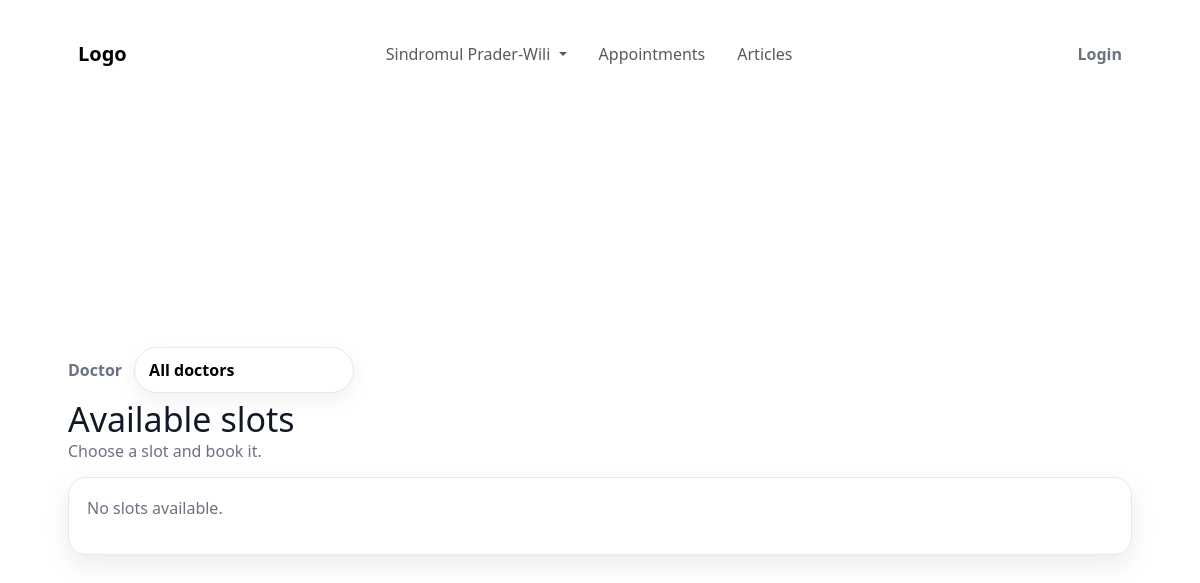
The app's page /appointments/slots/, older data.
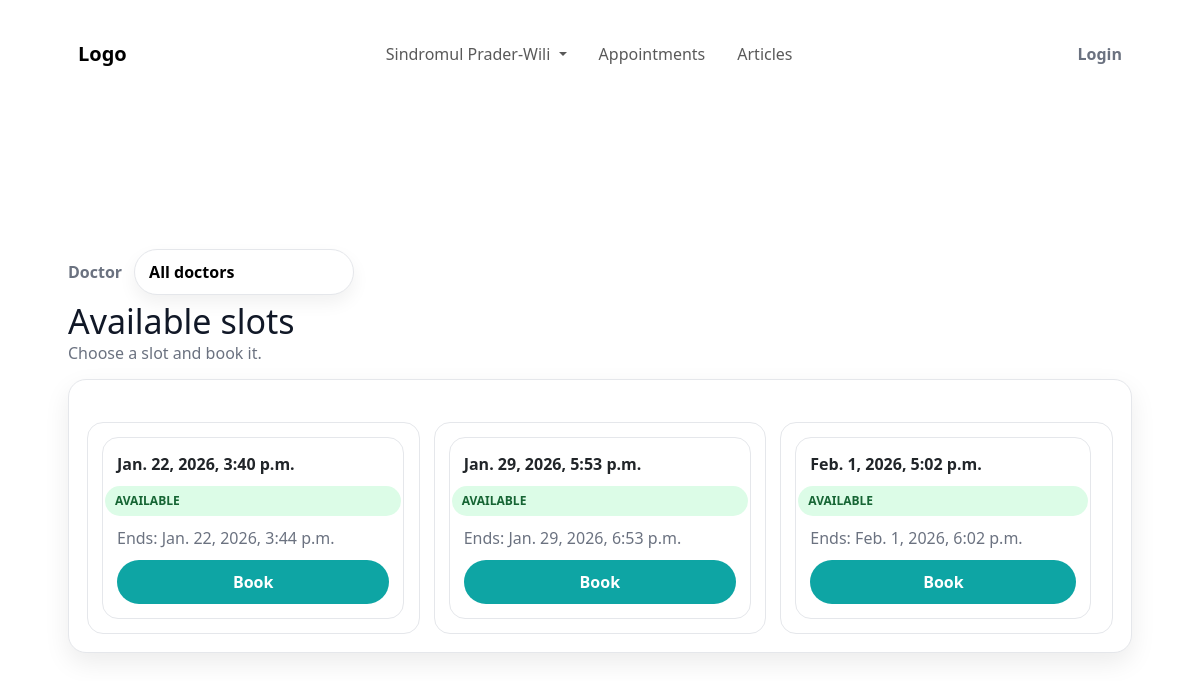
The same page, newer data.
### appointments/models.py (models this page shows, shortened)
class AppointmentSlot(models.Model):
    STATUS_CHOICES = [
        ("available", "Available"),
        ("booked", "Booked"),
        ("cancelled", "Cancelled"),
    ]
    doctor = models.ForeignKey(User, on_delete=models.CASCADE, related_name="slots")
    start_time = models.DateTimeField()
    end_time = models.DateTimeField()
    status = models.CharField(max_length=20, choices=STATUS_CHOICES, default="available")
    class Meta:
        indexes = [
            models.Index(fields=["doctor", "start_time", "status"]),
        ]

### appointments/views.py (the view)
# urls.py: path("slots/", views.available_slots, name="available_slots"),
def available_slots(request):
    booked_exists = Appointment.objects.filter(
        slot_id=OuterRef("pk"),
        status="booked",
    )
    qs = (
        AppointmentSlot.objects
        .filter(status="available", start_time__gte=timezone.now())
        .annotate(has_appt=Exists(booked_exists))
        .filter(has_appt=False)
        .select_related("doctor")
        .order_by("start_time")
    )
    doctors = User.objects.filter(is_staff=True).order_by("username")
    doctor_id = request.GET.get("doctor")
    if doctor_id:
        qs = qs.filter(doctor_id=doctor_id)
    slots = qs[:200]  # ✅ slice at the end
    return render(
        request,
        "appointments/available_slots.html",
        {"slots": slots, "doctors": doctors, "selected_doctor": doctor_id},
    )

### appointments/templates/appointments/available_slots.html (shortened to what this page needs)
{% load static %}
<!doctype html>
<html lang="en">
<head>
<link rel="stylesheet" href="{% static 'css/style.css' %}">
  <link rel="stylesheet" href="https://cdn.jsdelivr.net/npm/bootstrap@5.3.3/dist/css/bootstrap.min.css">
</head>
<body>
  {% include "index/navbar.html" %}
  <main class="container">
    <form class="filters" method="get">
  <label class="filter-label" for="doctor">Doctor</label>
  <select id="doctor" name="doctor" class="select" onchange="this.form.submit()">
    <option value="">All doctors</option>
  </select>
</form>
    <div class="top">
      <div>
        <h1>Available slots</h1>
        <div class="muted">Choose a slot and book it.</div>
      </div>
    </div>
    <div class="card">
      {% if slots %}
        <div class="grid">
          {% for s in slots %}
            <div class="slot">
              <div class="slot-inner">
                <div class="row">
                  <strong>{{ s.start_time }}</strong>
                  <span class="pill">AVAILABLE</span>
                </div>
                <div class="muted">Ends: {{ s.end_time }}</div>
                    <a class="btn" href="{% url 'appointments:book_slot' s.id %}">Book</a>
              </div>
            </div>
          {% endfor %}
        </div>
      {% else %}
        <p class="muted">No slots available.</p>
      {% endif %}
    </div>
  </main>
</body>
</html>

Row changes from the older to the newer data that the page shows:
added AppointmentSlot: start_time "Jan. 22, 2026, 3:40 p.m.", end_time "Jan. 22, 2026, 3:44 p.m."
added AppointmentSlot: start_time "Jan. 29, 2026, 5:53 p.m.", end_time "Jan. 29, 2026, 6:53 p.m."
added AppointmentSlot: start_time "Feb. 1, 2026, 5:02 p.m.", end_time "Feb. 1, 2026, 6:02 p.m."
Text that changed along with them:
text no longer shown: "No slots available."
